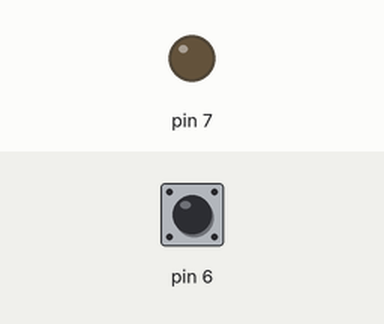
Bench run of a sketch on a simulated Arduino Uno, built with avr-gcc and run on an emulated ATmega328P. Shown: output pins drawn as LEDs (lit = HIGH). The test bench sets the inputs (shaded band); at power-on: pin 6 HIGH.

Above: at 1.2 s.
1.3 s: pin 6 pulled LOW for 0.15 s
At 1.37 s:
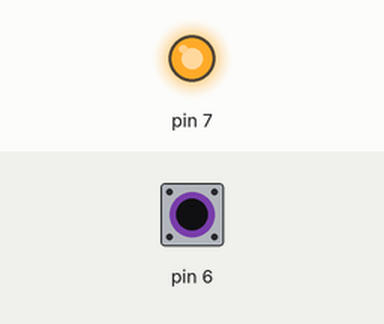
2.9 s: pin 6 pulled LOW for 3.2 s
At 6.9 s:
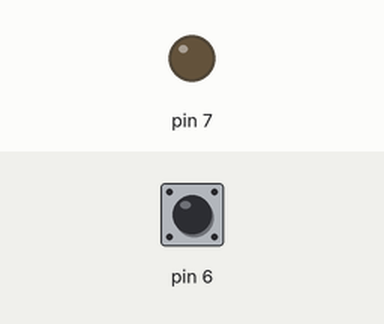
Timing chart, 0 to 8.4 s (numbered marks = the images above; inputs shaded):
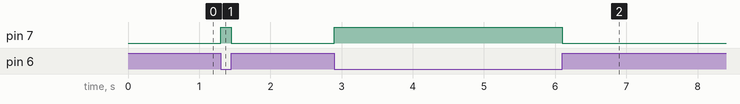

Measured:
- after the input at 1.3 s, pin 7: LOW → HIGH at once, → LOW 0.15 s later
- after the input at 2.9 s, pin 7: LOW → HIGH at once, → LOW 3.2 s later

The sketch:

sketch_oct08a.ino
```cpp
void setup() {
  pinMode(6,INPUT_PULLUP);
  pinMode(7,OUTPUT);


}

void loop() {
  int x= digitalRead(6);
  if(x==0){
    digitalWrite(7,HIGH);
  }

  if(x==1){
    digitalWrite(7,LOW);
  }

}
```
